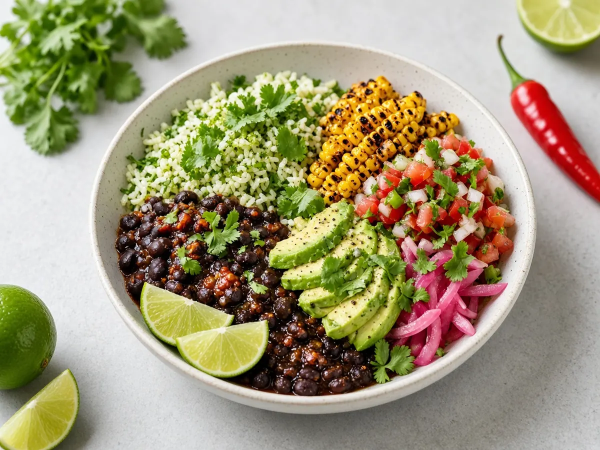
#> input picture factory/tools/image-standards/house-quality-reference-chipotle-lime-black-bean-bowl.png, 1200 x 900 px (shown at 1/2 size)
$ python export_meal_webps.py image-standards/house-quality-reference-chipotle-lime-black-bean-bowl.png image-standards/house-quality-reference-chipotle-lime-black-bean-bowl.png image-standards/house-quality-reference-chipotle-lime-black-bean-bowl.png
#> lines starting #> are read from the running program, lines starting #| are printed output that depends on the picture
#!/usr/bin/env python3
"""Center-crop to 4:3 and write master 1200x900 + card 640x480 WebP RGB.

Usage, from the repo root:
  python3 factory/tools/export_meal_webps.py <source-image> factory/waves/<wave>/candidates/<slug> <slug>

Writes <slug>.webp (1200x900) and <slug>-640.webp (640x480) into the candidate
directory. Spec catalog paths, applied later by the integrator, are
/images/meals/<slug>.webp and /images/meals/<slug>-640.webp.
House-quality reference (quality only, not a composition template):
factory/tools/image-standards/house-quality-reference-chipotle-lime-black-bean-bowl.png
"""
import sys
from pathlib import Path
from PIL import Image

def center_crop_43(im: Image.Image) -> Image.Image:
    w, h = im.size
    target = 4 / 3
    if w / h > target:
        nw = int(h * target)
        left = (w - nw) // 2
        return im.crop((left, 0, left + nw, h))
    else:
        nh = int(w / target)
        top = (h - nh) // 2
        return im.crop((0, top, w, top + nh))

def export(src: Path, dest_dir: Path, slug: str) -> None:
    im = Image.open(src).convert('RGB')
#> im is the input picture: PIL image 1200x900 RGB; mean R, G, B 161.6, 152.4, 120
    cropped = center_crop_43(im)
    master = cropped.resize((1200, 900), Image.Resampling.LANCZOS)
    card = cropped.resize((640, 480), Image.Resampling.LANCZOS)
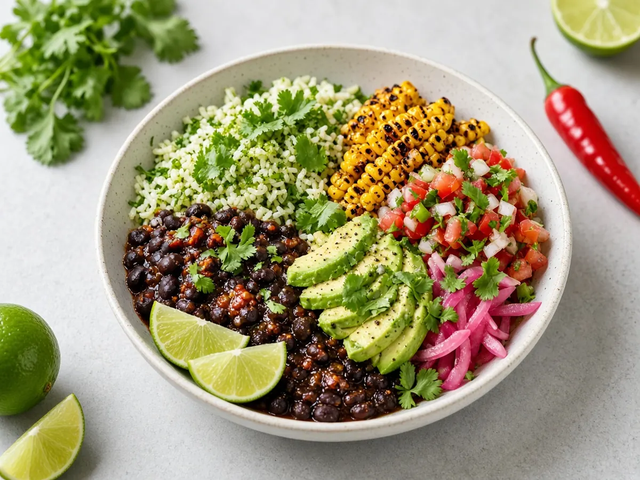
#> card: PIL image 640x480 RGB; mean R, G, B 161.6, 152.4, 120
    dest_dir.mkdir(parents=True, exist_ok=True)
    master_path = dest_dir / f'{slug}.webp'
    card_path = dest_dir / f'{slug}-640.webp'
    master.save(master_path, 'WEBP', quality=90, method=6)
    card.save(card_path, 'WEBP', quality=88, method=6)
#> (the run stopped early here; a loop or call above may not have finished)
